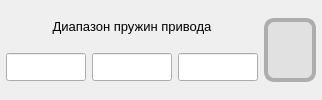
                <widget class="QWidget" name="widget_crossingLimits_spring" native="true">
                 <property name="sizePolicy">
                  <sizepolicy hsizetype="Preferred" vsizetype="Preferred">
                   <horstretch>0</horstretch>
                   <verstretch>0</verstretch>
                  </sizepolicy>
                 </property>
                 <layout class="QGridLayout" name="gridLayout_13">
                  <property name="leftMargin">
                   <number>6</number>
                  </property>
                  <property name="topMargin">
                   <number>6</number>
                  </property>
                  <property name="rightMargin">
                   <number>6</number>
                  </property>
                  <property name="bottomMargin">
                   <number>6</number>
                  </property>
                  <item row="1" column="1">
                   <widget class="QLineEdit" name="lineEdit_crossingLimits_spring_value">
                    <property name="enabled">
                     <bool>true</bool>
                    </property>
                    <property name="sizePolicy">
                     <sizepolicy hsizetype="Fixed" vsizetype="Fixed">
                      <horstretch>0</horstretch>
                      <verstretch>0</verstretch>
                     </sizepolicy>
                    </property>
                    <property name="minimumSize">
                     <size>
                      <width>50</width>
                      <height>0</height>
                     </size>
                    </property>
                    <property name="maximumSize">
                     <size>
                      <width>80</width>
                      <height>16777215</height>
                     </size>
                    </property>
                    <property name="font">
                     <font>
                      <family>Segoe UI</family>
                      <pointsize>8</pointsize>
                     </font>
                    </property>
                    <property name="layoutDirection">
                     <enum>Qt::LayoutDirection::LeftToRight</enum>
                    </property>
                    <property name="styleSheet">
                     <string notr="true">padding: 5px 5px;</string>
                    </property>
                    <property name="text">
                     <string/>
                    </property>
                    <property name="alignment">
                     <set>Qt::AlignmentFlag::AlignCenter</set>
                    </property>
                    <property name="readOnly">
                     <bool>true</bool>
                    </property>
                   </widget>
                  </item>
                  <item row="1" column="0">
                   <widget class="QLineEdit" name="lineEdit_crossingLimits_spring_lowerLimit">
                    <property name="enabled">
                     <bool>true</bool>
                    </property>
                    <property name="sizePolicy">
                     <sizepolicy hsizetype="Fixed" vsizetype="Maximum">
                      <horstretch>0</horstretch>
                      <verstretch>0</verstretch>
                     </sizepolicy>
                    </property>
                    <property name="minimumSize">
                     <size>
                      <width>50</width>
                      <height>0</height>
                     </size>
                    </property>
                    <property name="maximumSize">
                     <size>
                      <width>80</width>
                      <height>16777215</height>
                     </size>
                    </property>
                    <property name="font">
                     <font>
                      <family>Segoe UI</family>
                      <pointsize>8</pointsize>
                     </font>
                    </property>
                    <property name="styleSheet">
                     <string notr="true">padding: 5px 5px;</string>
                    </property>
                    <property name="text">
                     <string/>
                    </property>
                    <property name="alignment">
                     <set>Qt::AlignmentFlag::AlignCenter</set>
                    </property>
                    <property name="readOnly">
                     <bool>true</bool>
                    </property>
                   </widget>
                  </item>
                  <item row="1" column="2">
                   <widget class="QLineEdit" name="lineEdit_crossingLimits_spring_upperLimit">
                    <property name="enabled">
                     <bool>true</bool>
                    </property>
                    <property name="sizePolicy">
                     <sizepolicy hsizetype="Fixed" vsizetype="Fixed">
                      <horstretch>0</horstretch>
                      <verstretch>0</verstretch>
                     </sizepolicy>
                    </property>
                    <property name="minimumSize">
                     <size>
                      <width>50</width>
                      <height>0</height>
                     </size>
                    </property>
                    <property name="maximumSize">
                     <size>
                      <width>80</width>
                      <height>16777215</height>
                     </size>
                    </property>
                    <property name="font">
                     <font>
                      <family>Segoe UI</family>
                      <pointsize>8</pointsize>
                     </font>
                    </property>
                    <property name="styleSheet">
                     <string notr="true">padding: 5px 5px;</string>
                    </property>
                    <property name="text">
                     <string/>
                    </property>
                    <property name="alignment">
                     <set>Qt::AlignmentFlag::AlignCenter</set>
                    </property>
                    <property name="readOnly">
                     <bool>true</bool>
                    </property>
                   </widget>
                  </item>
                  <item row="0" column="0" colspan="3">
                   <widget class="QLabel" name="label_crossingLimits_spring">
                    <property name="sizePolicy">
                     <sizepolicy hsizetype="Preferred" vsizetype="Maximum">
                      <horstretch>0</horstretch>
                      <verstretch>0</verstretch>
                     </sizepolicy>
                    </property>
                    <property name="font">
                     <font>
                      <family>Segoe UI</family>
                      <pointsize>10</pointsize>
                     </font>
                    </property>
                    <property name="text">
                     <string>Диапазон пружин привода</string>
                    </property>
                    <property name="alignment">
                     <set>Qt::AlignmentFlag::AlignCenter</set>
                    </property>
                   </widget>
                  </item>
                  <item row="0" column="3" rowspan="2">
                   <widget class="QWidget" name="widget_crossingLimits_spring_limitStatusIndicator" native="true">
                    <property name="minimumSize">
                     <size>
                      <width>52</width>
                      <height>52</height>
                     </size>
                    </property>
                    <property name="maximumSize">
                     <size>
                      <width>16777215</width>
                      <height>16777215</height>
                     </size>
                    </property>
                    <property name="styleSheet">
                     <string notr="true">background: #E1E1E1;

Border: 4px solid #ADADAD ;
Border-radius: 10px;

</string>
                    </property>
                   </widget>
                  </item>
                 </layout>
                </widget>
